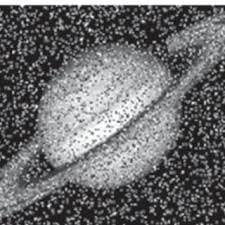
#> input picture 4.CFT/Offline_CFT/noisy_image.png, 225 x 225 px
$ python task2_image_cft.py
#> lines starting #> are read from the running program, lines starting #| are printed output that depends on the picture
from os import path
import numpy as np
import matplotlib.pyplot as plt
from imageio import imread

# =====================================================
# Continuous Image Class
# =====================================================
class ContinuousImage:
    """
    Represents an image as a continuous 2D signal.
    """

    def __init__(self, image_path):
#> called with image_path = 'noisy_image.png'
        self.image = imread(image_path, mode='L')
#> self.image: shape (225, 225); min 4, max 255, mean 109.2
        self.image = self.image / np.max(self.image)

        # Define continuous spatial axes
        self.x = np.linspace(-1, 1, self.image.shape[1])
#> self.x = 225 values from -1 to 1
        self.y = np.linspace(-1, 1, self.image.shape[0])
#> self.y = 225 values from -1 to 1

    def show(self, title="Image"):
        plt.imshow(self.image, cmap='gray')
        plt.title(title)
        plt.axis('off')
        plt.show()


# =====================================================
# 2D Continuous Fourier Transform Class
# =====================================================
class CFT2D:
    """
    Computes 2D Continuous Fourier Transform
    using separability and numerical integration.
    """

    def __init__(self, image_obj:ContinuousImage):
        self.I = image_obj.image
        self.x = image_obj.x
        self.y = image_obj.y

    def compute_cft(self):
        """
        Compute real and imaginary parts of 2D CFT.
        """

        real = np.zeros_like(self.I)
        img = np.zeros_like(self.I)


        for i in range(len(self.x)):
            for j in range(len(self.y)):

                ui=self.x[i]
                vj=self.y[j]
                print(f"u: {i}/{len(self.x)} v: {j}/{len(self.y)}")
                cos_x= np.cos(2*np.pi*(ui*self.x[:, None]+vj*self.y[None,:]))
                sin_x= np.sin(2*np.pi*(ui*self.x[:, None]+vj*self.y[None,:]))

                real[i,j]=np.trapezoid(np.trapezoid(self.I*cos_x,self.y),self.x)
                img[i,j]= -np.trapezoid(np.trapezoid(self.I*sin_x,self.y),self.x)
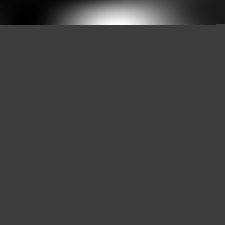
#> img: shape (225, 225) float64; min -0.027, max 0.085, mean 0.000925; drawn with min black and max white
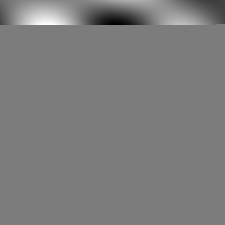
#> real: shape (225, 225) float64; min -0.14, max 0.147, mean 0.00053; drawn with min black and max white


        return real,img


    # [11 lines left out: function plot_magnitude, not called in this run]


# =====================================================
# Frequency Filtering
# =====================================================
class FrequencyFilter:
    # [10 lines left out: function low_pass, not called in this run]

# =====================================================
# Inverse 2D Continuous Fourier Transform
# =====================================================
class InverseCFT2D:
    """
    Reconstructs image from 2D frequency spectrum.
    """

    # [30 lines left out: functions __init__, reconstruct, not called in this run]


# =====================================================
# Main Execution (Task 2)
# =====================================================
img = ContinuousImage("noisy_image.png")
img.show("Original Image")

cft2d = CFT2D(img)
#> (the run stopped early here; a loop or call above may not have finished)
